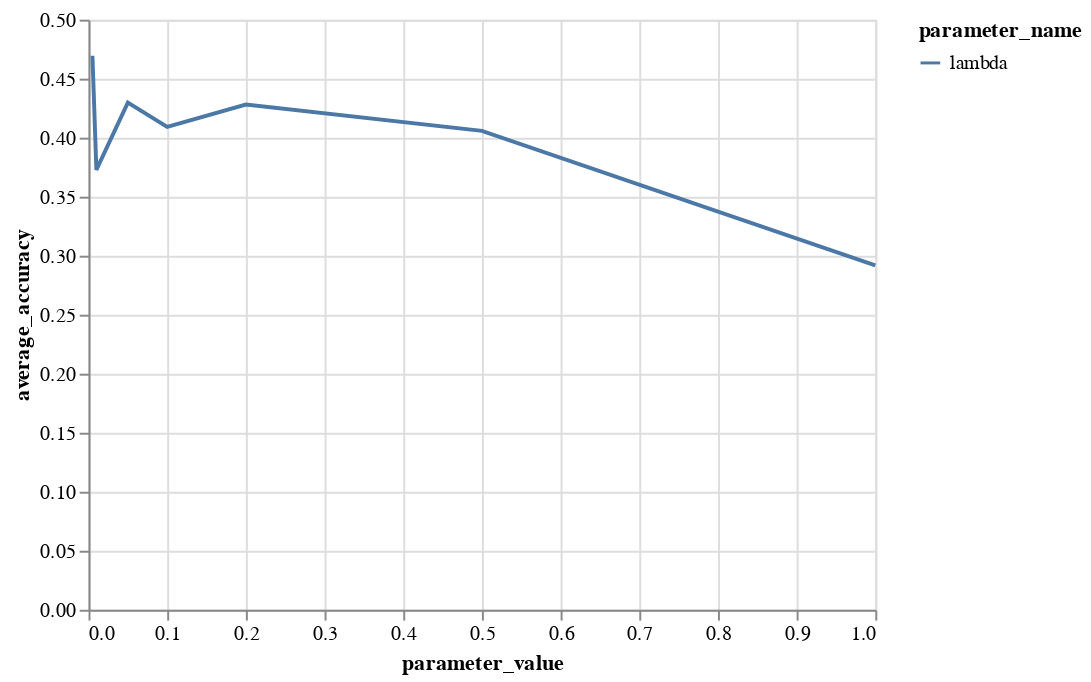

The cell this chart's notebook holds for it:
### Code cell
alt.Chart(validation_results_embeddings).mark_line().encode(
    x='parameter_value',
    y='average_accuracy',
    color='parameter_name'
)

### Figure 1 — Vega-Lite specification as saved in the notebook (floating-point values rounded to 4 significant figures)
{"config": {"view": {"continuousWidth": 400, "continuousHeight": 300}}, "data": {"name": "data-e945e941e15c45b72d8d27b574847888"}, "mark": "line", "encoding": {"color": {"field": "parameter_name", "type": "nominal"}, "x": {"field": "parameter_value", "type": "quantitative"}, "y": {"field": "average_accuracy", "type": "quantitative"}}, "$schema": "https://vega.github.io/schema/vega-lite/v4.17.0.json", "datasets": {"data-e945e941e15c45b72d8d27b574847888": [{"parameter_name": "lambda", "parameter_value": 1, "average_accuracy": 0.2917}, {"parameter_name": "lambda", "parameter_value": 0.5, "average_accuracy": 0.4058}, {"parameter_name": "lambda", "parameter_value": 0.2, "average_accuracy": 0.4281}, {"parameter_name": "lambda", "parameter_value": 0.1, "average_accuracy": 0.4091}, {"parameter_name": "lambda", "parameter_value": 0.05, "average_accuracy": 0.4298}, {"parameter_name": "lambda", "parameter_value": 0.01, "average_accuracy": 0.3727}, {"parameter_name": "lambda", "parameter_value": 0.005, "average_accuracy": 0.4694}]}}
